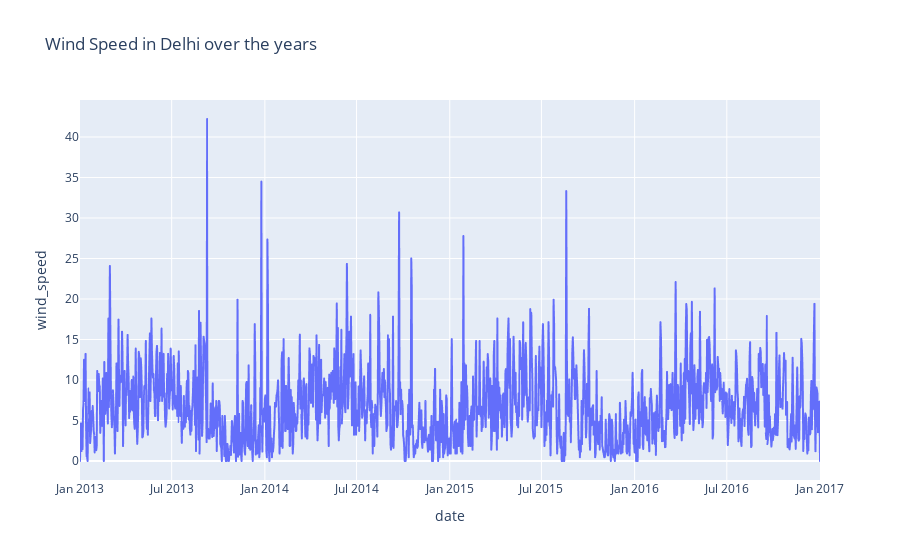

The notebook cell this image was saved under:
### Code cell
fig = px.line(data,x='date',y='wind_speed',title="Wind Speed in Delhi over the years")
fig.show()

### Figure 1 — Plotly figure (JSON) as saved in the notebook; plotly's stock layout.template omitted (floating-point values rounded to 4 significant figures; data arrays with more than 128 entries replaced by an {"elided": "..."} marker saying what was removed)
{"data": [{"hovertemplate": "date=%{x}<br>wind_speed=%{y}<extra></extra>", "legendgroup": "", "line": {"color": "#636efa", "dash": "solid"}, "marker": {"symbol": "circle"}, "mode": "lines", "name": "", "showlegend": false, "type": "scattergl", "x": {"elided": "1462 str values"}, "xaxis": "x", "y": {"elided": "1462 float values"}, "yaxis": "y"}], "layout": {"legend": {"tracegroupgap": 0}, "title": {"text": "Wind Speed in Delhi over the years"}, "xaxis": {"anchor": "y", "domain": [0, 1], "title": {"text": "date"}}, "yaxis": {"anchor": "x", "domain": [0, 1], "title": {"text": "wind_speed"}}}}
